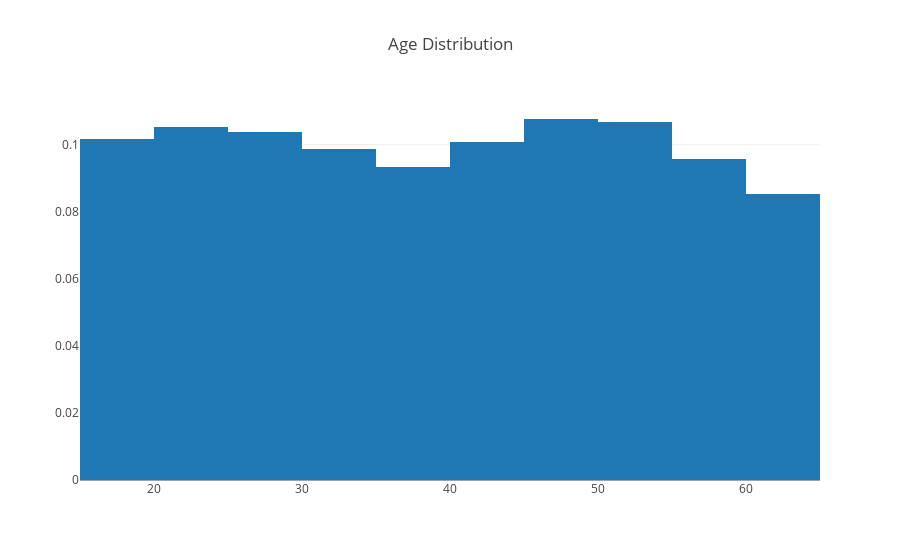

Here is the notebook cell this chart was saved with:
### Markdown cell above
### 4.2 Age

### Code cell
# Distribution of Age (continuous variable)
age_dist = df_1["age"].values
age_hist = go.Histogram(x = age_dist, 
                        histnorm = "probability", 
                        xbins=dict(start=15,end=65,size=5),
                        name = "Distribution of Age"
                       )
data = [age_hist]
layout = go.Layout(title="Age Distribution")
fig = go.Figure(data=data, layout=layout)
iplot(fig, filename = "Distribution of Age")

### Figure 1 — Plotly figure (JSON) as saved in the notebook; plotly's stock layout.template omitted (floating-point values rounded to 4 significant figures; data arrays with more than 128 entries replaced by an {"elided": "..."} marker saying what was removed)
{"data": [{"histnorm": "probability", "name": "Distribution of Age", "type": "histogram", "uid": "c925c949-c302-4a5d-afc5-b5e65261df95", "x": {"elided": "1337 int values"}, "xbins": {"end": 65, "size": 5, "start": 15}}], "layout": {"title": {"text": "Age Distribution"}}}
